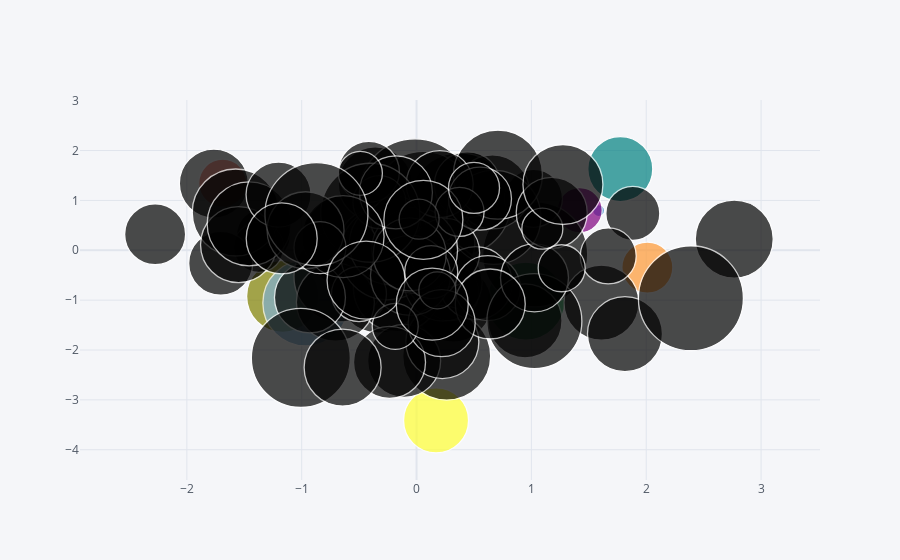

This figure's notebook cell:
### Code cell
fake_df.iplot(kind='bubble', x='A', y='B', size='C')
